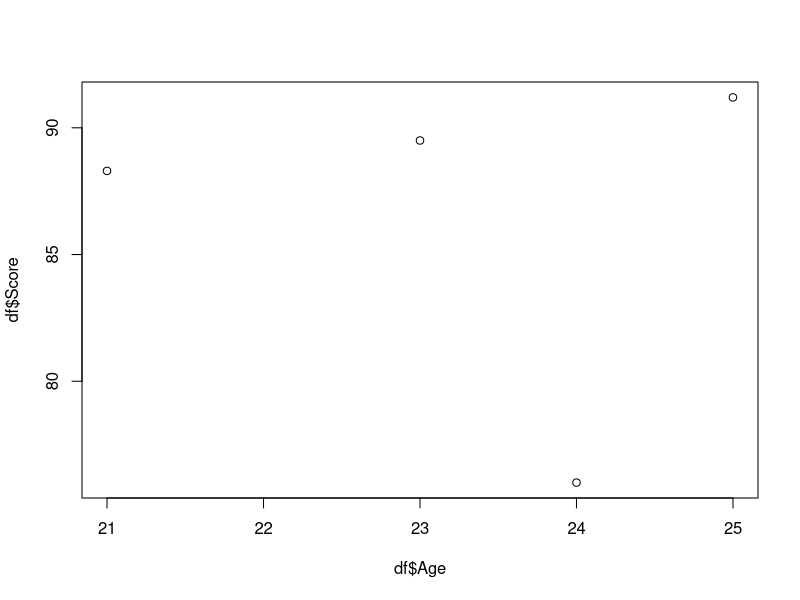

Generate this figure with R:
a<-10
a+5

vec2<-c(1,2,9,0,3,5,23)

sort(vec2)
sort(vec2,decreasing = TRUE)

seq_vec<- c(seq(2,8,by=3),seq(12,18,by=3))
print(seq_vec)

rep_vec <-rep(rep(c(1,2,3),times=3))
print(rep_vec)


rep_vec2<-rep(c(1,2,3,4),times=c(1:4))

mat<-matrix(1:9,nrow=3,ncol=3)

seq<-seq(10,26,by=2)
mat1<-matrix((seq),nrow=3,ncol=3,byrow = TRUE)

rownames(mat1)<-c("Row1","Row2","Row3")
colnames(mat1)<-c("Col1","Col2","Col3")

mat1[c(1,3),c(1,3)] #here mat1[row part, col part]
mat1[2,] #blank means all col
mat[,2] #blank means all row

mat2<-matrix(1:4,nrow=2)
mat3<-matrix(5:8,nrow=2)

sum_mat<-mat2+mat3
sub_mat<-mat2-mat3
mul1_mat<-mat2*mat3 #Element wise multiplication
mul_mat<-mat2%*%mat3 #dot product
div_mat<-mat2/mat3

#Transpose of matrix : t()

t_mat<-t(mat)

#Inverse Matrix : solve()

inv_mat2<-solve(mat2)

#Array

arr<-array(1:18,dim=c(3,3,2)) #here, dim=c(row_no,col_num,No_of_Matrix)

arr1<-array(1:120,dim=c(3,4,10))

#Extracting Values from matrix
arr[,2,2]
arr[,,2]
arr[1,,]

print(mean(arr))

print(sum(arr[1,,1])) # for specific row/column sum

#Apply function to each row(margin=1) and column(margin=2)
apply(arr,MARGIN = 1,FUN=sum)

# we can apply function in matrix
mat<-matrix(1:9,3,3)
apply(mat,2,sum)

#Data Frames

df<-data.frame(
  ID=c(101,102,103,104),
  Name=c("Afnan","Matthew","Elektra","Bob"),
  Age=c(23,24,25,21),
  Score=c(89.5,76.0,91.2,88.3),
  Passed=c(TRUE,FALSE,TRUE,TRUE)
)
df$Name # for identifying specific, we use $

mean(df$Age)
var(df$Age) #variance
sd(df$Age)#standard variance
round(var(df$Age),1)

table(df$Passed)

plot(df$Age,df$Score)

df[2,4]

#alternative

df[2,"Score"]
df$Score[2]

df[df$Score>80,]
df[df$Score>80,c("Score","Age")]

df[,4]=df[,4]+5
df
#Alternative
df[df$Name=="Bob","Score"]<-81
df
